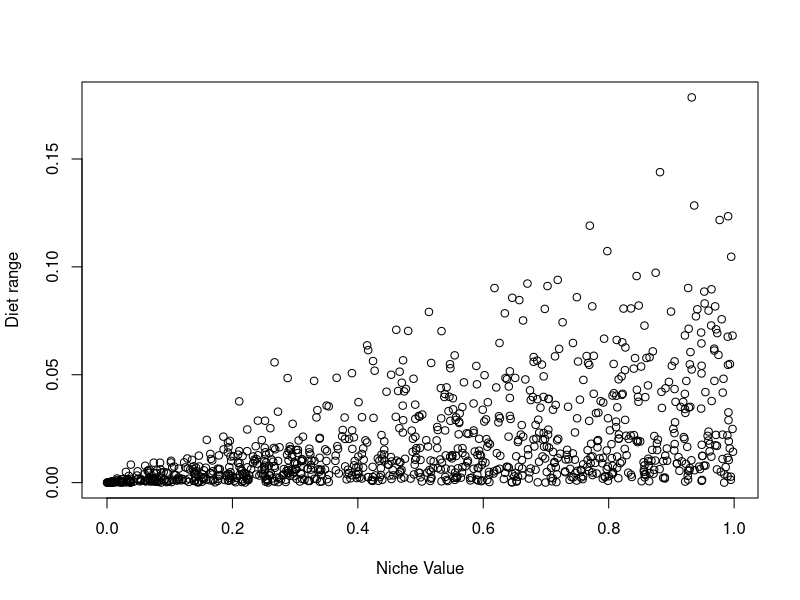
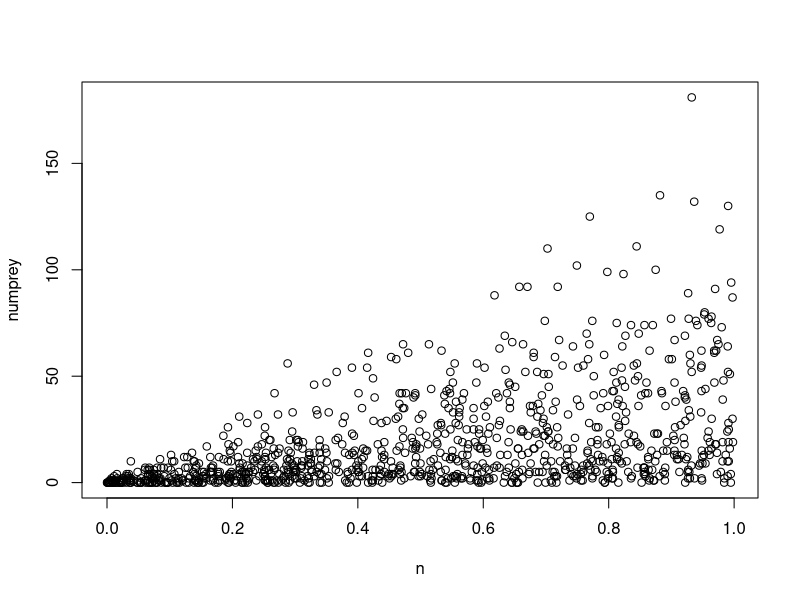
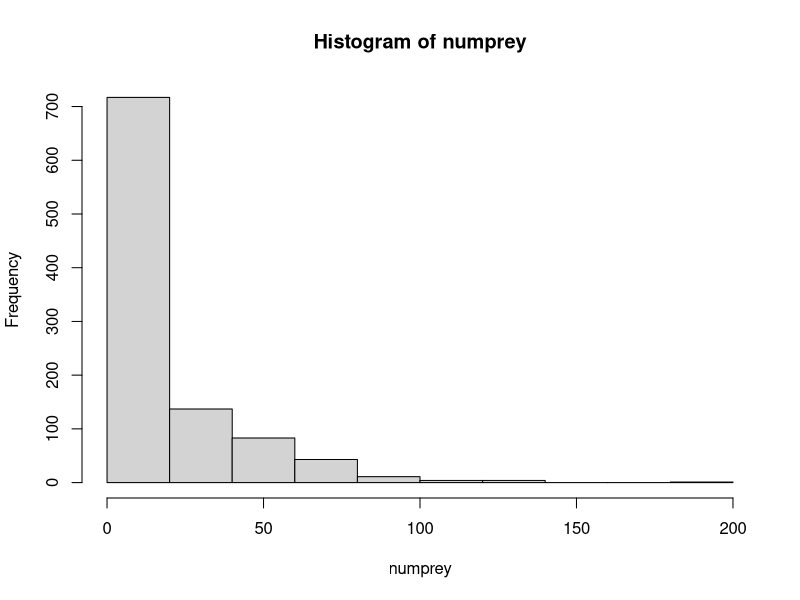
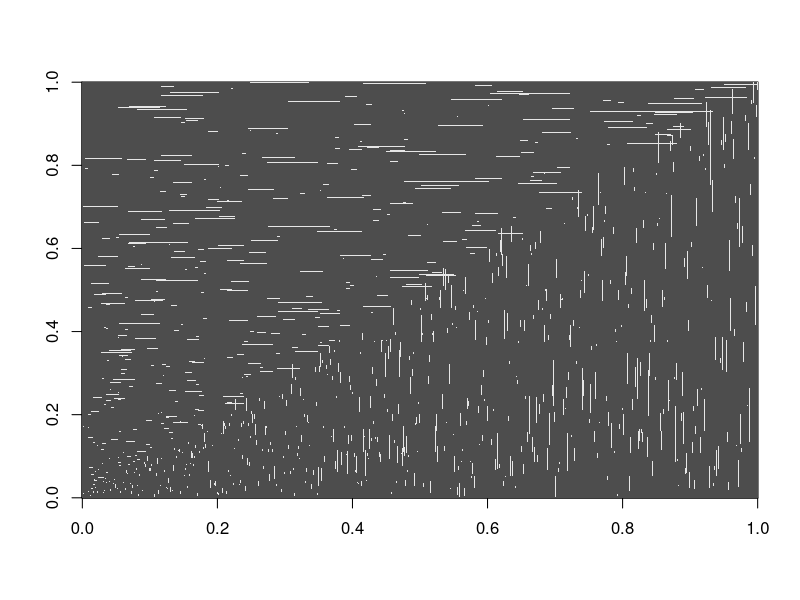
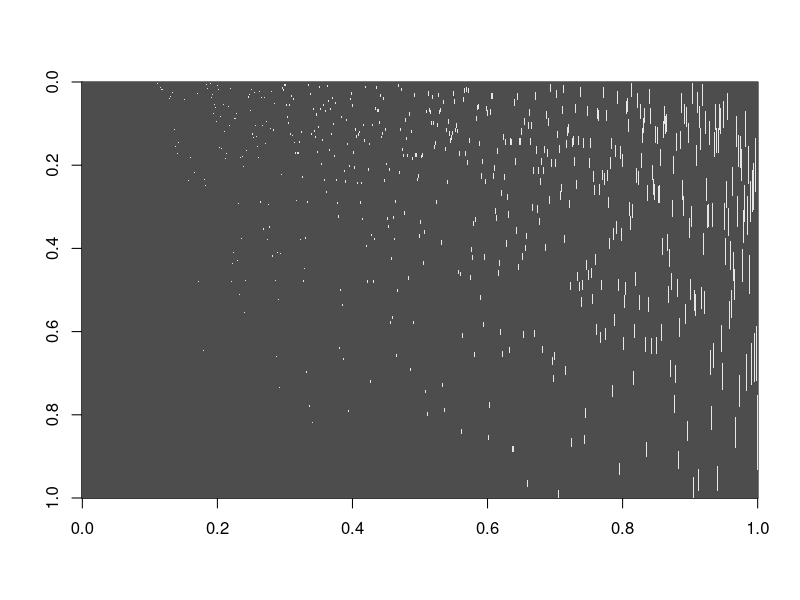
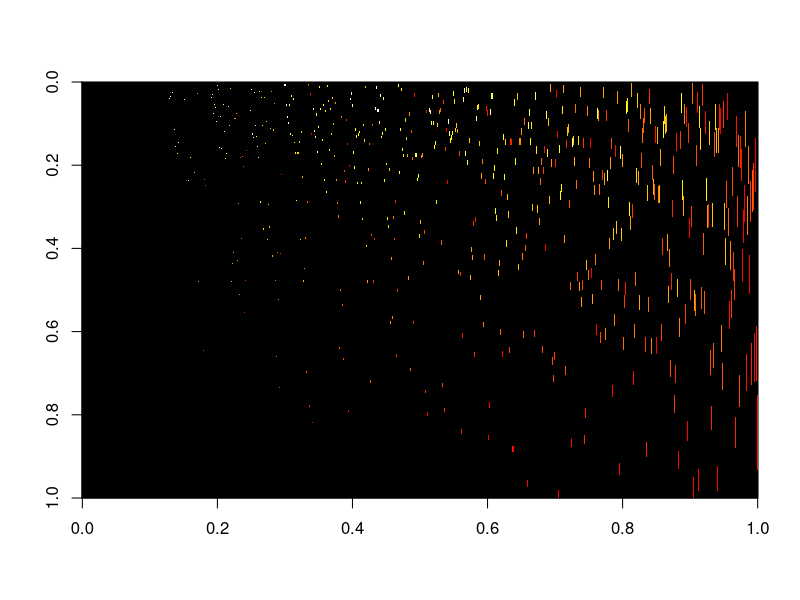

These figures' R source, in order:
##############################################
# THE NICHE MODEL (Williams & Martinez 2000)
##############################################



#How many species?
S = 1000;

#Build a list of random niche values between zero and one
n = runif(S,0,1);
#Now just sort the species, so that species 1 has lowest n, and species S has highest n
n = sort(n)

#Define beta distribution parameters
a=1;
b=30;

#What is the range of each species?
r = numeric(S);
for (i in 1:S) {
  x = rbeta(1,a,b);
  r[i] = n[i]*x;
}

#Plot the prey range vs. niche value of each species
plot(n,r,xlab='Niche Value',ylab='Diet range')

#What is the center of the range for each consumer?
c = numeric(S);
for (i in 1:S) {
  c[i] = runif(1,r[i]/2,n[i]);
}

#Now determine which prey each consumer eats
prey = list(S)
numprey = numeric(S)
for (i in 1:S) {
  
  #Niche range for consumer i
  nmin = c[i] - (r[i]/2);
  nmax = c[i] + (r[i]/2);
  #Find species greater than niche min
  prey1 = which(n>nmin);
  #Find species lower than niche max
  prey2 = which(n<nmax);
  #The prey are those that are in both lists!
  prey[[i]] = intersect(prey1,prey2);
  
  #find ith species (focal species)
  p_i = which(prey[[i]]==i)
  #Remove it from the list o prey
  prey[[i]][-p_i];
  numprey[i] = length(prey[[i]])
  
}
#Plot number of prey as a function of niche value
plot(n,numprey)
#Histogram of number of prey
hist(numprey)

adj_matrix = matrix(0,S,S)
for (i in 1:S) {
  ones_vec = prey[[i]]
  adj_matrix[i,ones_vec] = 1;
  adj_matrix[ones_vec,i] = 1;
}

#Plot the adjacency matrix
image(adj_matrix,col=gray.colors(2))

#Rearrange matrix to see patterns
order_prey = order(numprey)
adj_matrix = matrix(0,S,S)
col_matrix = matrix(0,S,S)
for (i in 1:S) {
  ones_vec = prey[[order_prey[i]]]
  adj_matrix[i,ones_vec] = 1;
  #adj_matrix[ones_vec,i] = 1;
  
  col_matrix[i,ones_vec] = n[order_prey[i]];
  #col_matrix[ones_vec,i] = n[order_prey[i]];
}

#Plot the adjacency matrix organized from specialist to generalist
image(adj_matrix,col=gray.colors(2),ylim=c(1,0))

#Plot the adjacency matrix organized from specialist to generalist
#where interactions are colored by the species' niche value
#(whiter -> lower niche value; redder -> higher niche value)
image(1-col_matrix,col=c(heat.colors(20),"#000000FF"),ylim=c(1,0))
